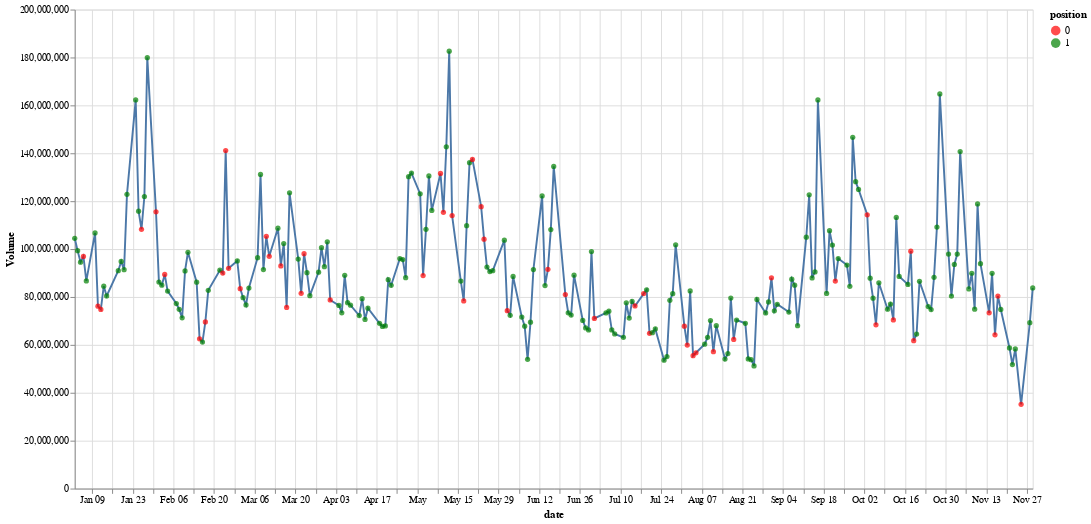

Notebook cell for this chart:
### Code cell
alt.Chart(test_df).mark_line().encode(
    x=alt.X('date'),
    y='Volume'
) + alt.Chart(test_df).mark_circle().encode(
    x = alt.X('date'),
    y = alt.Y('Volume'),
    color = alt.Color('position:N', scale=alt.
                    Scale(domain = [0,1], range=['red', 'green']))
).properties(
    width = 1000,
    height = 500
)

### Figure 1 — Vega-Lite specification as saved in the notebook (floating-point values rounded to 4 significant figures; data arrays with more than 128 entries replaced by an {"elided": "..."} marker saying what was removed)
{"config": {"view": {"continuousWidth": 400, "continuousHeight": 300}}, "layer": [{"mark": "line", "encoding": {"x": {"field": "date", "type": "temporal"}, "y": {"field": "Volume", "type": "quantitative"}}}, {"mark": "circle", "encoding": {"color": {"field": "position", "scale": {"domain": [0, 1], "range": ["red", "green"]}, "type": "nominal"}, "x": {"field": "date", "type": "temporal"}, "y": {"field": "Volume", "type": "quantitative"}}, "height": 500, "width": 1000}], "data": {"name": "data-f659e78841fea2200186a1b577806b3a"}, "$schema": "https://vega.github.io/schema/vega-lite/v4.17.0.json", "datasets": {"data-f659e78841fea2200186a1b577806b3a": {"elided": "229 records"}}}
